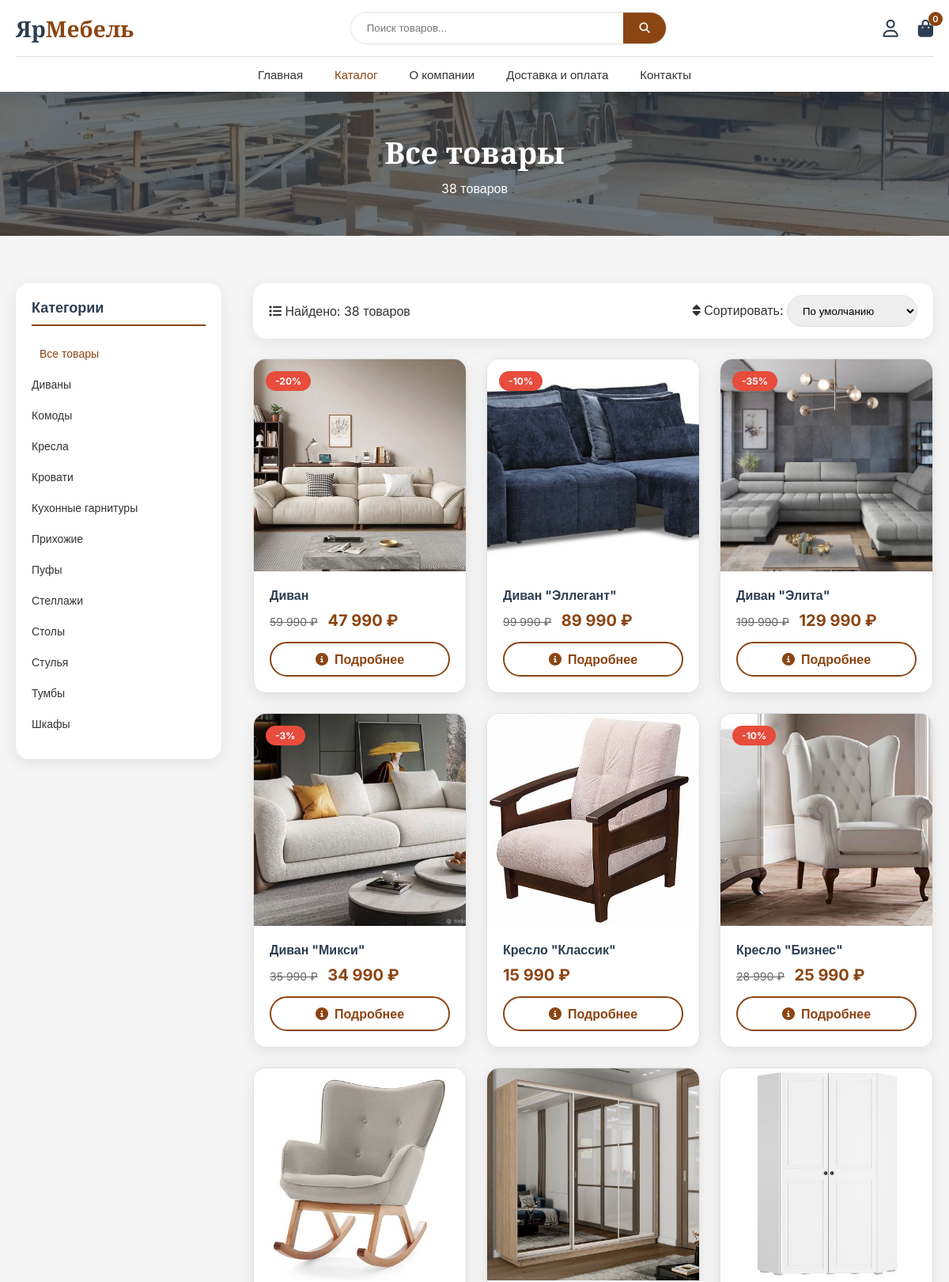
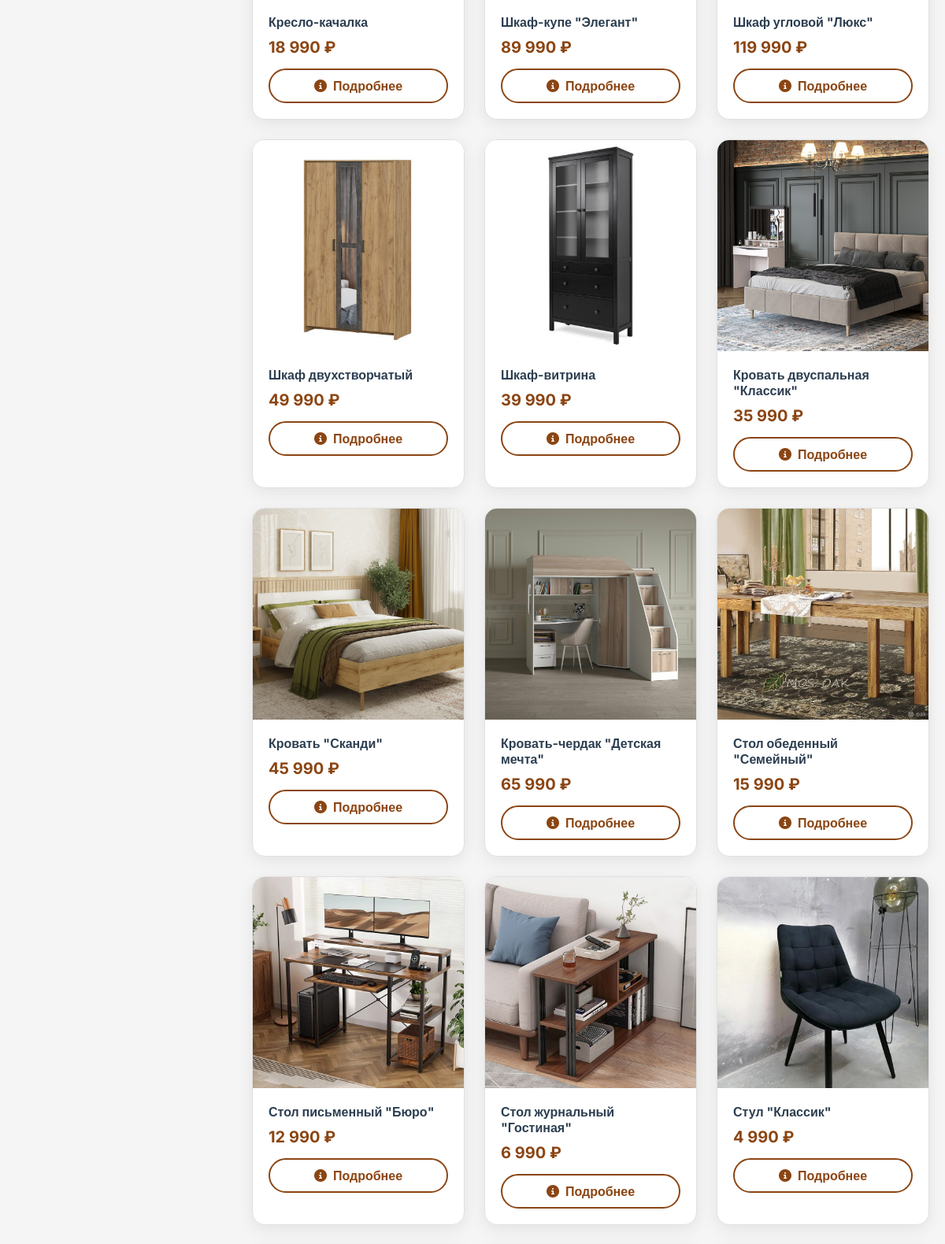
Screenshot of /catalog.php (upper part) with the database file from the repository (2 pictures, top to bottom).
### tables this page shows
CREATE TABLE `categoriesd` (
  `id` int(10) UNSIGNED NOT NULL,
  `name` varchar(100) NOT NULL,
  `image` varchar(255) DEFAULT NULL
);

CREATE TABLE `productsd` (
  `id` int(10) UNSIGNED NOT NULL,
  `category_id` int(10) UNSIGNED NOT NULL,
  `name` varchar(200) NOT NULL,
  `description` text DEFAULT NULL,
  `price` decimal(12,2) NOT NULL,
  `image` varchar(255) DEFAULT NULL,
  `old_price` decimal(12,2) DEFAULT NULL,
  `size_enabled` tinyint(1) DEFAULT 1 COMMENT 'Включен ли выбор размера (1-да, 0-нет)',
  `size_width_min` int(11) DEFAULT NULL COMMENT 'Мин. ширина (см)',
  `size_width_max` int(11) DEFAULT NULL COMMENT 'Макс. ширина (см)',
  `size_depth_min` int(11) DEFAULT NULL COMMENT 'Мин. глубина (см)',
  `size_depth_max` int(11) DEFAULT NULL COMMENT 'Макс. глубина (см)',
  `size_height_min` int(11) DEFAULT NULL COMMENT 'Мин. высота (см)',
  `size_height_max` int(11) DEFAULT NULL COMMENT 'Макс. высота (см)',
  `size_step` int(11) DEFAULT 1 COMMENT 'Шаг изменения размера (см)',
  `price_per_size` tinyint(1) DEFAULT 0 COMMENT 'Цена зависит от размеров (1-да, 0-нет)',
  `price_per_square` decimal(10,2) NOT NULL DEFAULT 0.00
);

### catalog.php (the view, shortened to what this page needs)
<?php
$host = 'localhost';
$dbname = 'diplom';
$username = 'root';
$password = '';
try {
    $pdo = new PDO("mysql:host=$host;dbname=$dbname;charset=utf8mb4", $username, $password);
    $pdo->setAttribute(PDO::ATTR_ERRMODE, PDO::ERRMODE_EXCEPTION);
    $pdo->setAttribute(PDO::ATTR_DEFAULT_FETCH_MODE, PDO::FETCH_ASSOC);
} catch(PDOException $e) {
    die("Ошибка подключения к базе данных: " . $e->getMessage());
}
$category_id = isset($_GET['category']) ? (int)$_GET['category'] : 0;
$search_query = isset($_GET['search']) ? trim($_GET['search']) : '';
$sort = isset($_GET['sort']) ? $_GET['sort'] : 'default';
$is_search = !empty($search_query);
$is_category = !$is_search && $category_id > 0 && isset($category);
$order_by = "ORDER BY p.id";
if ($is_search) {
    $stmt = $pdo->prepare("
        SELECT p.id, p.name, p.description, p.price, p.old_price, p.image
        FROM productsD p
        WHERE p.name LIKE :search OR p.description LIKE :search
        $order_by
    ");
    $stmt->execute(['search' => "%$search_query%"]);
    $products = $stmt->fetchAll();
    $page_title = "Результаты поиска: «$search_query»";
} else {
    $stmt = $pdo->query("
        SELECT p.id, p.name, p.description, p.price, p.old_price, p.image
        FROM productsD p
        $order_by
    ");
    $products = $stmt->fetchAll();
    $page_title = "Все товары";
}
$stmt_categories = $pdo->query("SELECT id, name FROM categoriesD ORDER BY name");
$all_categories = $stmt_categories->fetchAll();
function getDiscount($old_price, $price) {
    if ($old_price && $old_price > $price) {
        return round(100 - ($price / $old_price * 100));
    }
    return 0;
}
?>
<!DOCTYPE html>
<html lang="ru">
<head>
    <link rel="stylesheet" href="https://cdnjs.cloudflare.com/ajax/libs/font-awesome/6.5.1/css/all.min.css">
</head>
<body>
<header class="header">
    <div class="container">
        <div class="header-top">
            <div class="logo"><a href="index.php"><span class="logo-text">Яр<span class="logo-accent">Мебель</span></span></a></div>
            <div class="header-search">
                <form action="catalog.php" method="get" class="search-form">
                    <input type="text" name="search" placeholder="Поиск товаров..." class="search-input" value="<?php echo htmlspecialchars($search_query); ?>">
                    <button type="submit" class="search-btn"><i class="fas fa-search"></i></button>
                </form>
            </div>
            <div class="header-actions">
                <a href="profile.php" class="action-icon"><i class="far fa-user"></i></a>
                <a href="cart.php" class="action-icon cart-link"><i class="fas fa-shopping-bag"></i><span class="cart-count">0</span></a>
            </div>
        </div>
        <nav class="nav-main" id="mainNav">
            <ul>
                <li><a href="index.php">Главная</a></li>
                <li><a href="catalog.php" class="active">Каталог</a></li>
                <li><a href="about.php">О компании</a></li>
                <li><a href="delivery.php">Доставка и оплата</a></li>
                <li><a href="contacts.php">Контакты</a></li>
            </ul>
        </nav>
    </div>
</header>
<section class="page-hero">
    <div class="container">
        <h1 class="animate-up"><?php echo htmlspecialchars($page_title); ?></h1>
        <p class="animate-up" style="animation-delay: 0.1s;"><?php echo count($products); ?> товаров</p>
    </div>
</section>
<section class="catalog-page">
    <div class="container">
        <div class="catalog-wrapper">
            <aside class="sidebar">
                <div class="sidebar-categories">
                    <h3>Категории</h3>
                    <ul>
                        <li><a href="catalog.php" <?php echo !$is_category && !$is_search ? 'class="active"' : ''; ?>>Все товары</a></li>
                        <?php foreach ($all_categories as $cat): ?>
                            <li><a href="catalog.php?category=<?php echo $cat['id']; ?>" <?php echo ($is_category && $category_id == $cat['id']) ? 'class="active"' : ''; ?>><?php echo htmlspecialchars($cat['name']); ?></a></li>
                        <?php endforeach; ?>
                    </ul>
                </div>
            </aside>
            <div class="content">
                <div class="sort-top">
                    <div><i class="fas fa-list"></i> Найдено: <?php echo count($products); ?> товаров</div>
                    <div>
                        <label><i class="fas fa-sort"></i> Сортировать:</label>
                        <select id="sortSelect">
                            <option value="default" <?php echo $sort == 'default' ? 'selected' : ''; ?>>По умолчанию</option>
                        </select>
                    </div>
                </div>
                <?php if (count($products) > 0): ?>
                <div class="products-grid">
                    <?php foreach ($products as $product):
                        $discount = getDiscount($product['old_price'], $product['price']);
                    ?>
                    <div class="product-card animate-scale">
                        <?php if ($discount > 0): ?>
                            <div class="sale-badge">-<?php echo $discount; ?>%</div>
                        <?php endif; ?>
                        <a href="product.php?id=<?php echo $product['id']; ?>" class="product-image">
                            <img src="images/products/<?php echo $product['image']; ?>" alt="<?php echo htmlspecialchars($product['name']); ?>" onerror="this.src='images/products/default.jpg'">
                        </a>
                        <div class="product-info">
                            <h3><a href="product.php?id=<?php echo $product['id']; ?>"><?php echo htmlspecialchars($product['name']); ?></a></h3>
                            <div class="product-price">
                                <?php if ($product['old_price'] && $product['old_price'] > $product['price']): ?>
                                    <span class="old-price"><?php echo number_format($product['old_price'], 0, '', ' '); ?> ₽</span>
                                <?php endif; ?>
                                <span class="current-price"><?php echo number_format($product['price'], 0, '', ' '); ?> ₽</span>
                            </div>
                            <a href="product.php?id=<?php echo $product['id']; ?>" class="btn-details">
                                <i class="fas fa-info-circle"></i> Подробнее
                            </a>
                        </div>
                    </div>
                    <?php endforeach; ?>
                </div>
                <?php endif; ?>
            </div>
        </div>
    </div>
</section>
</body>
</html>

### rows the page displays
categoriesd: name "Диваны"
categoriesd: name "Комоды"
categoriesd: name "Кресла"
categoriesd: name "Кровати"
categoriesd: name "Кухонные гарнитуры"
categoriesd: name "Прихожие"
categoriesd: name "Пуфы"
categoriesd: name "Стеллажи"
categoriesd: name "Столы"
categoriesd: name "Стулья"
categoriesd: name "Тумбы"
categoriesd: name "Шкафы"
productsd: discount "20", image (picture), name "Диван", old_price "59 990", price "47 990"
productsd: discount "10", image (picture), name "Диван \"Эллегант\"", old_price "99 990", price "89 990"
productsd: discount "35", image (picture), name "Диван \"Элита\"", old_price "199 990", price "129 990"
productsd: discount "3", image (picture), name "Диван \"Микси\"", old_price "35 990", price "34 990"
productsd: image (picture), name "Кресло \"Классик\"", price "15 990"
productsd: discount "10", image (picture), name "Кресло \"Бизнес\"", old_price "28 990", price "25 990"
productsd: image (picture), name "Кресло-качалка", price "18 990"
productsd: image (picture), name "Шкаф-купе \"Элегант\"", price "89 990"
productsd: image (picture), name "Шкаф угловой \"Люкс\"", price "119 990"
productsd: image (picture), name "Шкаф двухстворчатый", price "49 990"
productsd: image (picture), name "Шкаф-витрина", price "39 990"
productsd: image (picture), name "Кровать двуспальная \"Классик\"", price "35 990"
productsd: image (picture), name "Кровать \"Сканди\"", price "45 990"
productsd: image (picture), name "Кровать-чердак \"Детская мечта\"", price "65 990"
productsd: image (picture), name "Стол обеденный \"Семейный\"", price "15 990"
productsd: image (picture), name "Стол письменный \"Бюро\"", price "12 990"
productsd: image (picture), name "Стол журнальный \"Гостиная\"", price "6 990"
productsd: image (picture), name "Стул \"Классик\"", price "4 990"

### other values shown
$page_title "Все товары"
count($products) "38"
